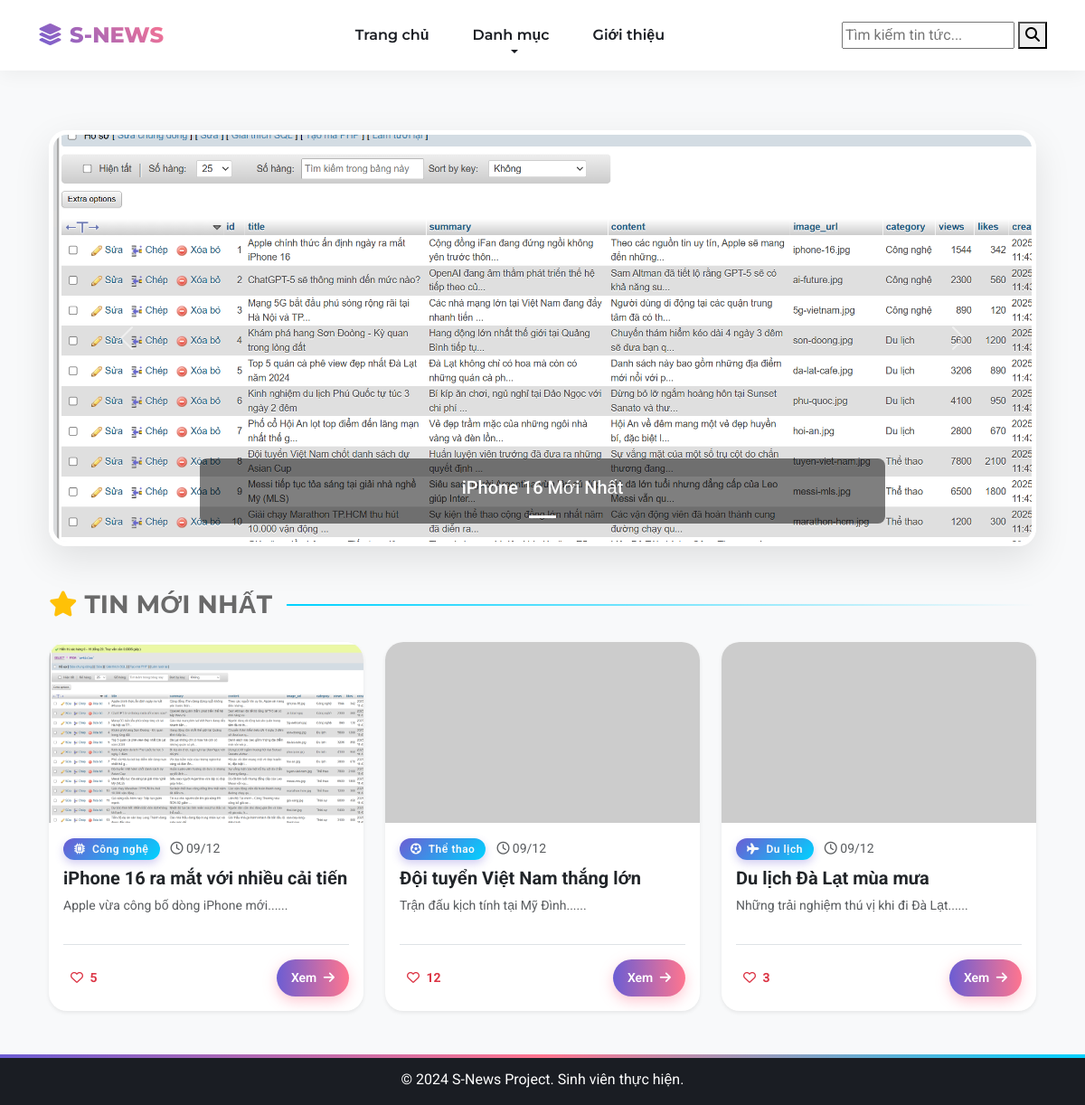
The page / on the database its author committed.
### tables this page shows
CREATE TABLE banners (
    id INT AUTO_INCREMENT PRIMARY KEY,
    image_url VARCHAR(255) NOT NULL,
    title VARCHAR(100),
    link_url VARCHAR(255),
    display_order INT DEFAULT 0,
    is_active BOOLEAN DEFAULT TRUE
);

CREATE TABLE articles (
    id INT AUTO_INCREMENT PRIMARY KEY,
    title VARCHAR(255) NOT NULL,
    summary TEXT,
    content LONGTEXT,
    image_url VARCHAR(255),
    
     
    category_id INT,
    author_id INT,
    
    views INT DEFAULT 0,
    likes INT DEFAULT 0,  
    created_at TIMESTAMP DEFAULT CURRENT_TIMESTAMP,
    
    FOREIGN KEY (category_id) REFERENCES categories(category_id) ON DELETE SET NULL,
    FOREIGN KEY (author_id) REFERENCES users(id) ON DELETE SET NULL,
    
    FULLTEXT (title, summary)
);

CREATE TABLE categories (
    category_id INT AUTO_INCREMENT PRIMARY KEY,
    name VARCHAR(50) NOT NULL UNIQUE,
    icon VARCHAR(100) DEFAULT 'fa-solid fa-folder',
    color VARCHAR(50) DEFAULT 'text-primary'
);

### classes/Database.php (called while the page is built, shortened)
<?php
class Database {
    private $host = "localhost";
    private $db_name = "s_news_db";
    private $username = "root";
    private $password = "";
    public function getConnection() {
        $this->conn = null;
        try {
            $this->conn = new PDO(
                "mysql:host=" . $this->host . ";dbname=" . $this->db_name . ";charset=utf8mb4",
                $this->username,
                $this->password
            );
            $this->conn->setAttribute(PDO::ATTR_ERRMODE, PDO::ERRMODE_EXCEPTION);
        } catch(PDOException $exception) {
            echo "Lỗi kết nối CSDL: " . $exception->getMessage();
        }
        return $this->conn;
    }
}
?>

### classes/Article.php (called while the page is built, shortened)
<?php
require_once 'Database.php';
class Article {
    private $db;
    public function __construct() {
        $this->db = (new Database())->getConnection();
    }
    public function getPaginated($limit, $offset) {
        $sql = "SELECT a.*,
                       c.name as cat_name,
                       c.icon as cat_icon,
                       c.color as cat_color
                FROM articles a
                LEFT JOIN categories c ON a.category_id = c.category_id
                ORDER BY a.created_at DESC  -- Sắp xếp bài mới nhất lên đầu
                LIMIT :limit OFFSET :offset";
        $stmt = $this->db->prepare($sql);
        $stmt->bindValue(':limit', (int)$limit, PDO::PARAM_INT);
        $stmt->bindValue(':offset', (int)$offset, PDO::PARAM_INT);
        $stmt->execute();
        return $stmt->fetchAll(PDO::FETCH_ASSOC);
    }
}
?>

### index.php (the view, shortened to what this page needs)
<?php
require_once 'classes/BasePage.php';
require_once 'classes/Article.php';
class HomePage extends BasePage {
    protected function renderBody() {
        $banners = [];
        try {
            $connBanner = new PDO("mysql:host=localhost;dbname=s_news_db;charset=utf8mb4", 'root', '');
            $connBanner->setAttribute(PDO::ATTR_ERRMODE, PDO::ERRMODE_EXCEPTION);
            $stmt = $connBanner->prepare("SELECT * FROM banners WHERE is_active = 1 ORDER BY display_order ASC LIMIT 5");
            $stmt->execute();
            $banners = $stmt->fetchAll(PDO::FETCH_ASSOC);
        } catch (Exception $e) {
            $banners = [];
        }
        $limit = 6;
        $currentPage = isset($_GET['page']) ? max(1, intval($_GET['page'])) : 1;
        $offset = ($currentPage - 1) * $limit;
        $articleModel = new Article();
        $listArticles = $articleModel->getPaginated($limit, $offset);
        ?>
        <main class="container">
            <section id="featured-news" class="row mb-5 align-items-center">
                <div class="col-lg-12">
                    <?php if (!empty($banners)): ?>
                        <div id="newsCarousel" class="carousel slide" data-bs-ride="carousel">
                            <div class="carousel-indicators">
                                <?php foreach ($banners as $i => $banner): ?>
                                    <button type="button" data-bs-target="#newsCarousel" data-bs-slide-to="<?= $i ?>" class="<?= ($i === 0) ? 'active' : '' ?>"></button>
                                <?php endforeach; ?>
                            </div>
                            <div class="carousel-inner">
                                <?php foreach ($banners as $index => $banner): ?>
                                    <?php
                                        $bannerImg = $this->getImageUrl($banner['image_url']);
                                        $bannerLink = str_replace('article_detail.php', 'pages/detail.php', $banner['link_url']);
                                    ?>
                                    <div class="carousel-item <?= ($index === 0) ? 'active' : '' ?>">
                                        <a href="<?= htmlspecialchars($bannerLink) ?>">
                                            <img src="<?= $bannerImg ?>" class="d-block w-100" style="height: 450px; object-fit: cover;">
                                            <?php if (!empty($banner['title'])): ?>
                                            <div class="carousel-caption d-none d-md-block" style="background: rgba(0,0,0,0.5); border-radius: 8px;">
                                                <h5><?= htmlspecialchars($banner['title']) ?></h5>
                                            </div>
                                            <?php endif; ?>
                                        </a>
                                    </div>
                                <?php endforeach; ?>
                            </div>
                            <button class="carousel-control-prev" type="button" data-bs-target="#newsCarousel" data-bs-slide="prev"><span class="carousel-control-prev-icon"></span></button>
                            <button class="carousel-control-next" type="button" data-bs-target="#newsCarousel" data-bs-slide="next"><span class="carousel-control-next-icon"></span></button>
                        </div>
                    <?php endif; ?>
                </div>
            </section>
            <div class="d-flex align-items-center mb-4">
                <h3 class="fw-bold m-0" style="color: #6a6a6a;"><i class="fa-solid fa-star text-warning me-2"></i>TIN MỚI NHẤT</h3>
                <div class="ms-3 flex-grow-1" style="height: 2px; background: linear-gradient(90deg, var(--color-accent), transparent);"></div>
            </div>
            <section id="latest-news" class="row">
            <?php if (!empty($listArticles)) {
                foreach ($listArticles as $row) {
                    $link = "pages/detail.php?id=" . $row['id'];
                    $img = $this->getImageUrl($row['image_url']);
                    $likes = isset($row['likes']) ? $row['likes'] : 0;
                    $catName = !empty($row['cat_name']) ? $row['cat_name'] : $row['category'];
                    $catIcon = !empty($row['cat_icon']) ? $row['cat_icon'] : 'fa-solid fa-folder';
                    $colorClass = 'text-light';
                    $bgClass = str_replace('text-', 'bg-', $colorClass);
                    echo '
                    <article class="col-md-4 mb-4">
                        <div class="card h-100 shadow-sm border-0">
                            <div class="overflow-hidden" style="height: 200px;">
                                <a href="'.$link.'"><img src="'.$img.'" class="card-img-top h-100 w-100" style="object-fit: cover;"></a>
                            </div>
                            <div class="card-body d-flex flex-column">
                                <div class="mb-2 d-flex justify-content-between align-items-center">
                                    <div>
                                        <span class="badge '.$bgClass.' bg-opacity-10 '.$colorClass.'">
                                            <i class="'.$catIcon.' me-1"></i> '.$catName.'
                                        </span>
                                        <small class="text-muted ms-2"><i class="fa-regular fa-clock"></i> '.date('d/m', strtotime($row['created_at'])).'</small>
                                    </div>
                                </div>
                                <h5 class="card-title"><a href="'.$link.'" class="text-decoration-none text-dark fw-bold">'.$row['title'].'</a></h5>
                                <p class="card-text text-muted small flex-grow-1">'.substr($row['summary'], 0, 90).'...</p>
                                <div class="mt-3 d-flex justify-content-between align-items-center border-top pt-3">
                                    <button class="btn btn-outline-danger btn-sm border-0 like-btn" onclick="toggleLike(this, '.$row['id'].')">
                                        <i class="fa-regular fa-heart"></i> <span class="like-count fw-bold ms-1">'.$likes.'</span>
                                    </button>
                                    <a href="'.$link.'" class="btn btn-primary btn-sm rounded-pill px-3">Xem <i class="fa-solid fa-arrow-right ms-1"></i></a>
                                </div>
                            </div>
                        </div>
                    </article>';
                }
            } ?>
            </section>
        </main>
        <?php
    }
}
$page = new HomePage("Trang chủ - SNews", true);
$page->render();
?>

### classes/BasePage.php (shortened to what this page needs)
<?php
abstract class BasePage {
    protected $assets_folder;
    public function __construct($title = "S-News", $is_root = false) {
        $this->assets_folder = $is_root ? "" : "../";
        require_once __DIR__ . '/Database.php';
    }
    protected function getImageUrl($filename) {
        $searchFolders = [
            'images/',
            'images/avatars/',
            'images/banners/',
            'images/posts/',
        ];
        $cleanName = basename($filename);
        foreach ($searchFolders as $folder) {
            $physicalPath = __DIR__ . "/../" . $folder . $cleanName;
            $webPath = $this->assets_folder . $folder . $cleanName;
            if (file_exists($physicalPath)) {
                return $webPath;
            }
        }
        return "https://placehold.co/600x400/ffcccc/ff0000?text=Not+Found";
    }
    public function render() {
        echo '<!DOCTYPE html><html lang="vi">';
        $this->renderHead();
        echo '<body class="bg-light d-flex flex-column min-vh-100">';
        $this->renderHeader();
        echo '<main class="flex-shrink-0"><div class="container py-4">';
        $this->renderBody();
        echo '</div></main>';
        $this->renderFooter();
        echo '</body></html>';
    }
    protected function renderHead() {
        ?>
        <head>
            <link rel="stylesheet" href="<?php echo $this->assets_folder; ?>vendor/bootstrap/css/bootstrap.min.css">
            <link rel="stylesheet" href="<?php echo $this->assets_folder; ?>vendor/fontawesome/css/all.min.css">
            <link rel="stylesheet" href="<?php echo $this->assets_folder; ?>css/style.css">
        </head>
        <?php
    }
    protected function renderHeader() {
        $root = $this->assets_folder;
        ?>
        <nav class="navbar navbar-expand-lg navbar-light fixed-top p-3 transition-base" id="mainNav">
            <div class="container">
                <a class="navbar-brand d-flex align-items-center gap-2" href="<?php echo $root; ?>index.php">
                    <div class="brand-icon">
                        <i class="fa-solid fa-layer-group"></i>
                    </div>
                    <span class="brand-text">S-NEWS</span>
                </a>
                <div class="collapse navbar-collapse" id="navbarNav">
                    <ul class="navbar-nav mx-auto">
                        <li class="nav-item"><a class="nav-link" href="<?php echo $root; ?>index.php">Trang chủ</a></li>
                        <li class="nav-item dropdown">
                            <a class="nav-link dropdown-toggle" href="#" data-bs-toggle="dropdown">Danh mục</a>
                        </li>
                        <li class="nav-item"><a class="nav-link" href="<?php echo $root; ?>pages/about.php">Giới thiệu</a></li>
                    </ul>
                    <form class="search-wrapper" action="<?php echo $root; ?>pages/search.php" method="GET">
                        <input class="search-input" type="search" name="keyword" placeholder="Tìm kiếm tin tức..." required>
                        <button class="search-btn" type="submit">
                            <i class="fa-solid fa-magnifying-glass"></i>
                        </button>
                    </form>
                </div>
            </div>
        </nav>
        <div style="height: 100px;"></div>
        <?php
    }
    protected function renderFooter() {
        ?>
        <footer class="footer mt-auto py-3 bg-dark text-white text-center">
            <div class="container">
                <span>&copy; 2024 S-News Project. Sinh viên thực hiện.</span>
            </div>
        </footer>
        <?php
    }
}
?>

### css/variables.css (style rules this page uses)
:root { --color-primary: #6C5DD3; --color-secondary: #FF758F; --color-accent: #00D2FF; --bg-body: #F5F7FA; --text-dark: #1A1D23; --text-gray: #64748B; --card-shadow: 0 10px 30px rgba(108, 93, 211, 0.15); --hover-shadow: 0 20px 40px rgba(108, 93, 211, 0.25); }
body { background-color: var(--bg-body); font-family: 'Roboto', sans-serif; color: var(--text-dark); overflow-x: hidden; }
h1, h2, h3 { font-family: 'Montserrat', sans-serif; font-weight: 800; color: var(--text-dark); }

### css/layout.css (style rules this page uses)
.navbar { background: rgba(255, 255, 255, 0.9) !important; backdrop-filter: blur(10px); box-shadow: 0 4px 20px rgba(0,0,0,0.05) !important; padding: 15px 0; animation: fadeInUp 0.8s ease-out; }
.navbar-brand { font-family: 'Montserrat', sans-serif; font-weight: 800 !important; font-size: 1.5rem; text-transform: uppercase; background: linear-gradient(45deg, var(--color-primary), var(--color-secondary)); -webkit-background-clip: text; -webkit-text-fill-color: transparent; animation: bounceIn 1s ease-out; }
.nav-link { font-family: 'Montserrat', sans-serif; color: var(--text-dark) !important; font-weight: 600; margin: 0 8px; padding: 8px 16px !important; border-radius: 8px; position: relative; transition: all 0.3s; }
.nav-link::after { content: ''; position: absolute; width: 0; height: 3px; bottom: 0; left: 50%; background: linear-gradient(to right, var(--color-primary), var(--color-secondary)); transition: all 0.3s ease; transform: translateX(-50%); }
.footer { background: #1A1D23 !important; color: #fff !important; margin-top: 80px; padding: 40px 0; position: relative; overflow: hidden; }
.footer::before { content: ''; position: absolute; top: 0; left: 0; width: 100%; height: 4px; background: linear-gradient(90deg, var(--color-primary), var(--color-secondary), var(--color-accent)); }

### css/components.css (style rules this page uses)
.card { border: none !important; border-radius: 20px !important; background: #fff; overflow: hidden; box-shadow: var(--card-shadow); transition: all 0.4s cubic-bezier(0.175, 0.885, 0.32, 1.275); animation: fadeInUp 0.8s both; }
.col-md-4:nth-child(1) .card { animation-delay: 0.1s; }
.col-md-4:nth-child(2) .card { animation-delay: 0.3s; }
.col-md-4:nth-child(3) .card { animation-delay: 0.5s; }
.card-img-top { height: 220px; object-fit: cover; transition: transform 0.6s ease; }
.card-title a { color: var(--text-dark); font-weight: 700; text-decoration: none; background-image: linear-gradient(to right, var(--color-primary) 0%, var(--color-secondary) 100%); background-size: 0% 2px; background-repeat: no-repeat; background-position: left bottom; transition: background-size 0.3s; }
.badge { background: linear-gradient(135deg, var(--color-primary), var(--color-accent)) !important; border-radius: 30px; padding: 6px 12px; font-weight: 600; letter-spacing: 0.5px; box-shadow: 0 4px 10px rgba(108, 93, 211, 0.3); }
.btn-primary, .btn-outline-primary { background: linear-gradient(90deg, var(--color-primary), var(--color-secondary), var(--color-primary)); background-size: 200% auto; border: none; color: #fff; font-weight: 600; border-radius: 50px; padding: 10px 25px; box-shadow: 0 5px 15px rgba(255, 117, 143, 0.4); transition: 0.5s; animation: gradientFlow 3s infinite linear; }
#newsCarousel { border-radius: 20px; box-shadow: 0 15px 40px rgba(0,0,0,0.1); overflow: hidden; margin-top: 20px; border: 5px solid #fff; animation: fadeInUp 1s ease-out; }

### rows shown on the page
banners: image_url (picture), title "iPhone 16 Mới Nhất"
articles: image_url (picture), category.name "Công nghệ", created_at "09/12", title "iPhone 16 ra mắt với nhiều cải tiến", summary "Apple vừa công bố dòng iPhone mới...", likes "5"
articles: category.name "Thể thao", created_at "09/12", title "Đội tuyển Việt Nam thắng lớn", summary "Trận đấu kịch tính tại Mỹ Đình...", likes "12"
articles: category.name "Du lịch", created_at "09/12", title "Du lịch Đà Lạt mùa mưa", summary "Những trải nghiệm thú vị khi đi Đà Lạt...", likes "3"
